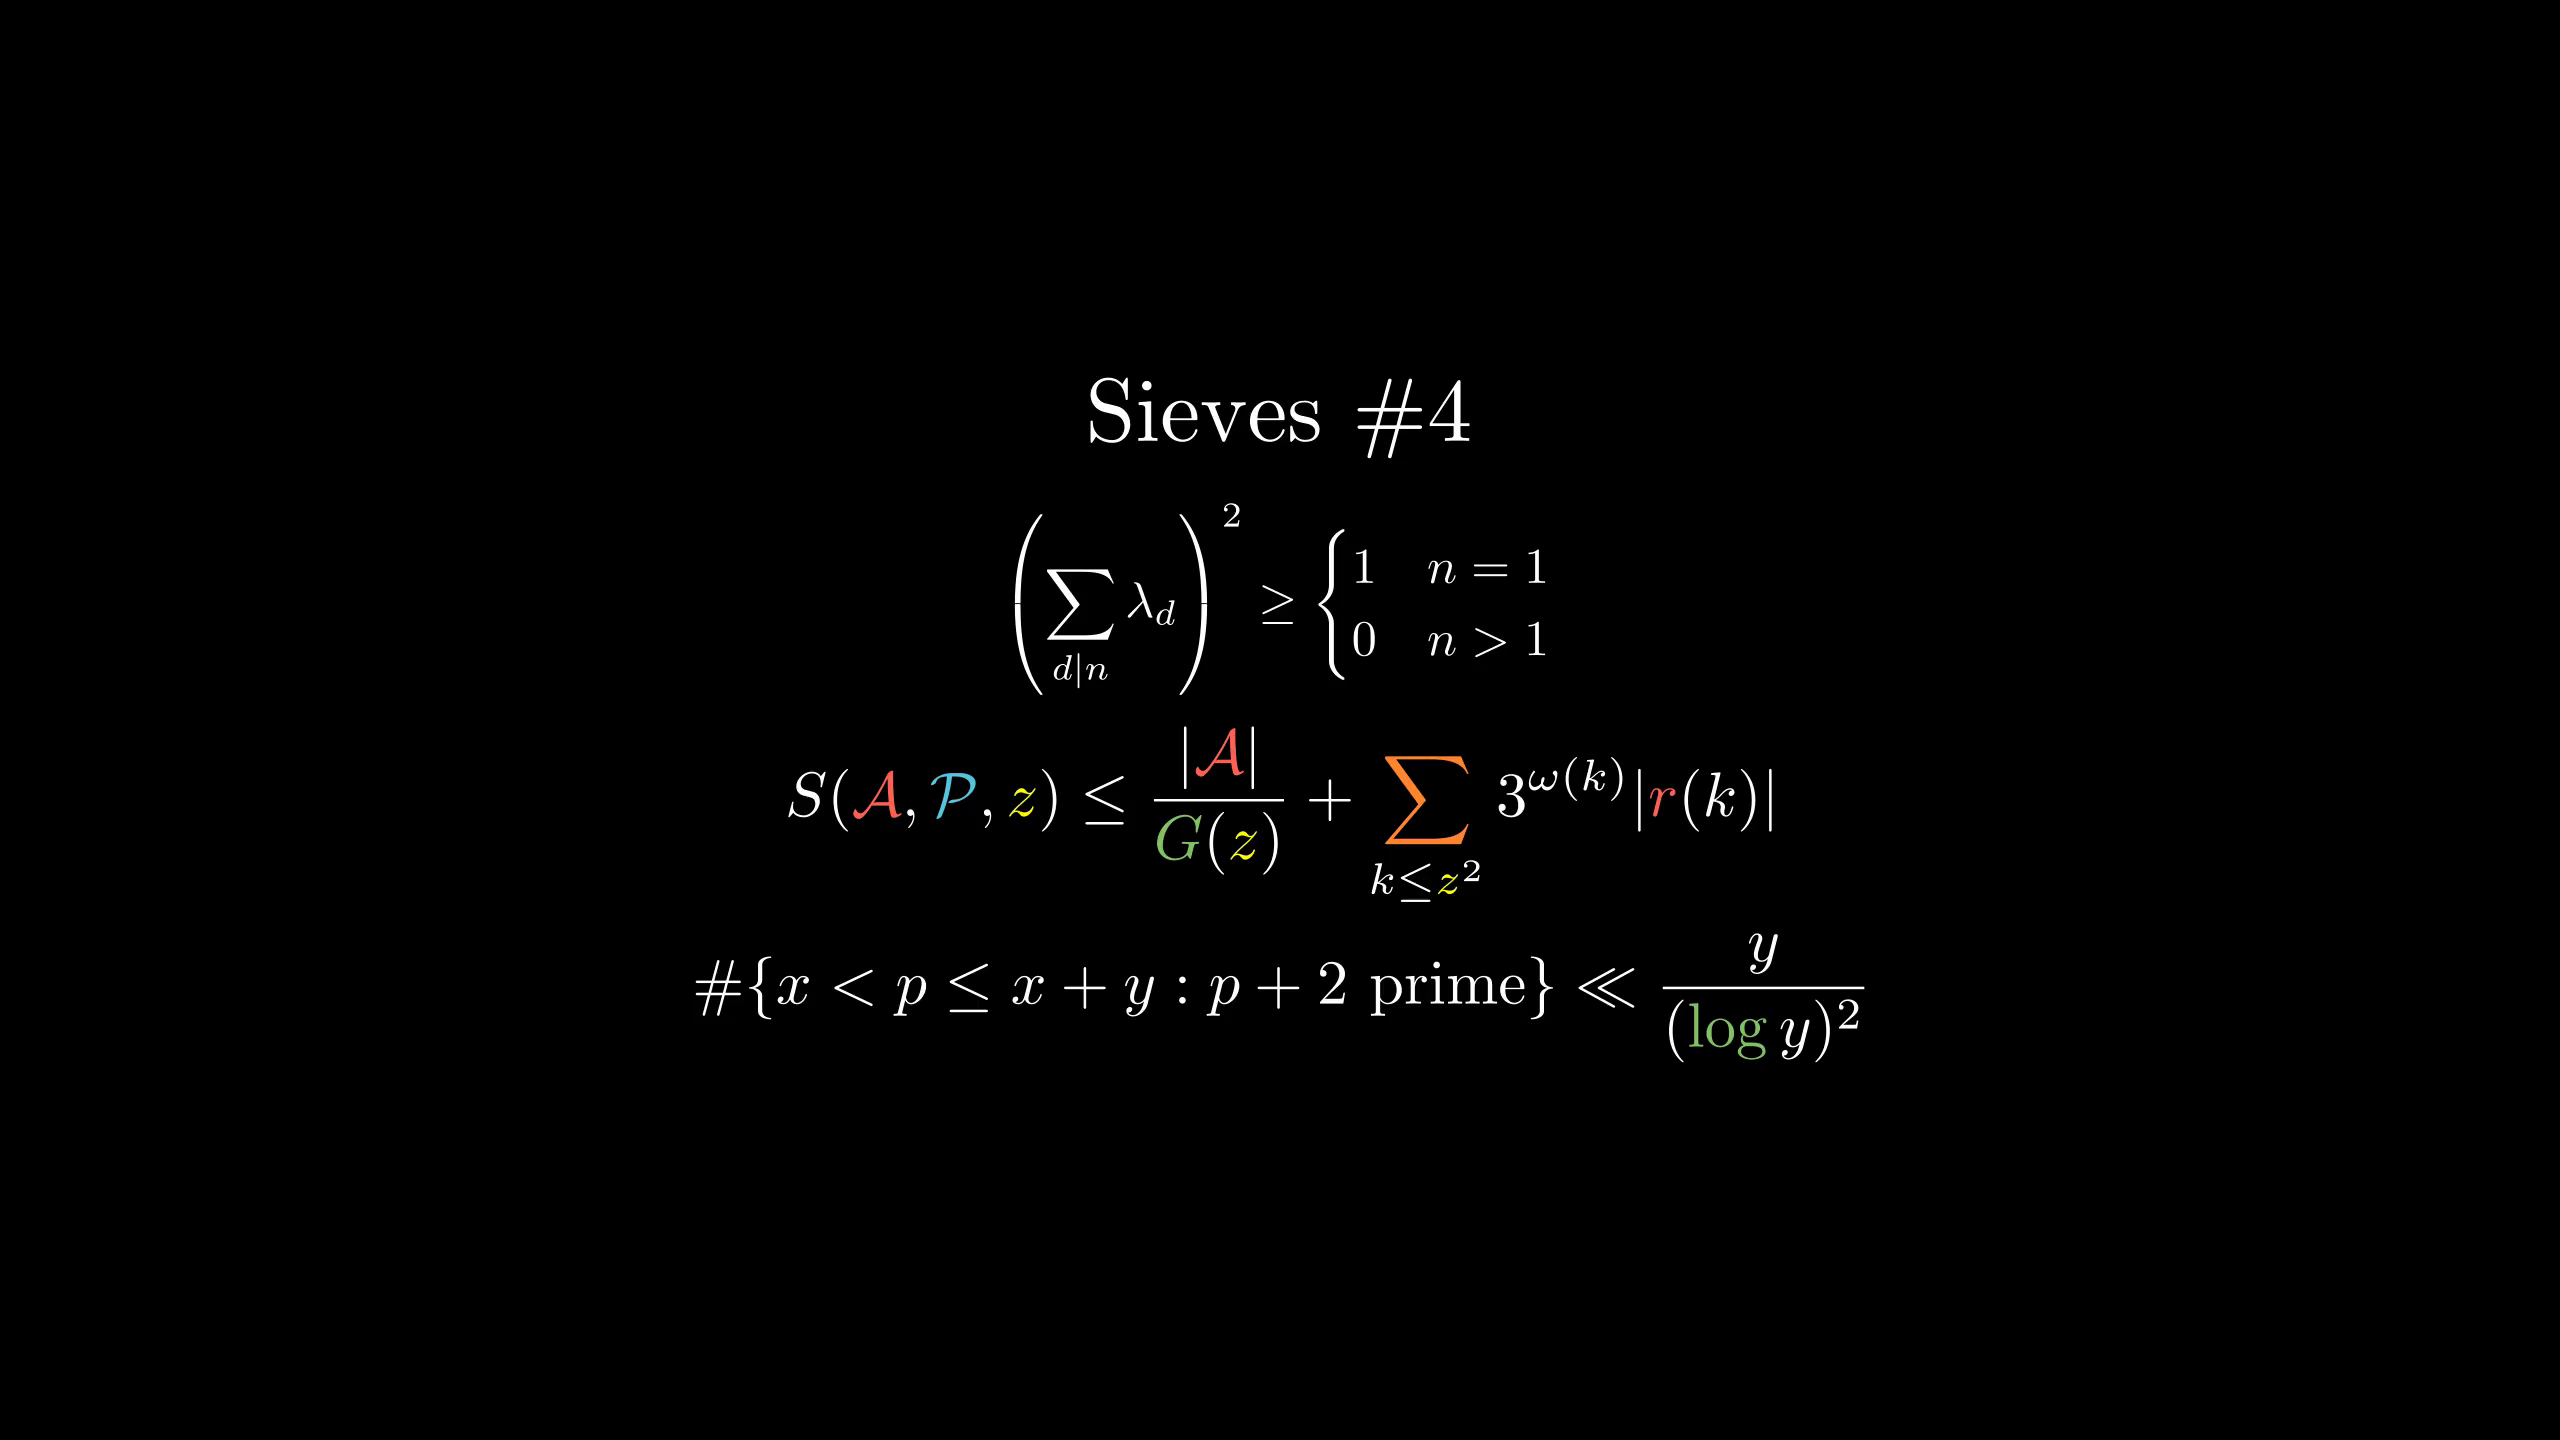

This figure's Python source:
from manimlib.imports import *

class FooScene(Scene):
    def construct(self):
        tit=TextMobject(r"Sieves \#4")
        fml=TexMobject(r"\left(\sum_{d|n}\lambda_d\right)^2\ge\begin{cases}1 & n=1\\ 0 & n>1\end{cases}").scale(0.8)
        fmls=TexMobject(r"S(\mathcal A,\mathcal P,z)\le{|\mathcal A|\over G(z)}+\sum_{k\le z^2}3^{\omega(k)}|{r}(k)|",
                tex_to_color_map={
                    r"\mathcal A":RED,
                    r"\mathcal P":BLUE,
                    "z":YELLOW,
                    r"G":GREEN,
                    r"\sum":ORANGE,
                    r"{r}":RED})
        fml1=TexMobject(r"\#\{x<p\le x+y:p+2\text{ prime}\}\ll{y\over(\log y)^2}",
                tex_to_color_map={
                    r"\log":GREEN
                })
        gp=VGroup(fml,fmls,fml1).arrange(DOWN).scale(0.7)
        self.add(VGroup(tit,gp).arrange(DOWN))
        self.wait()
